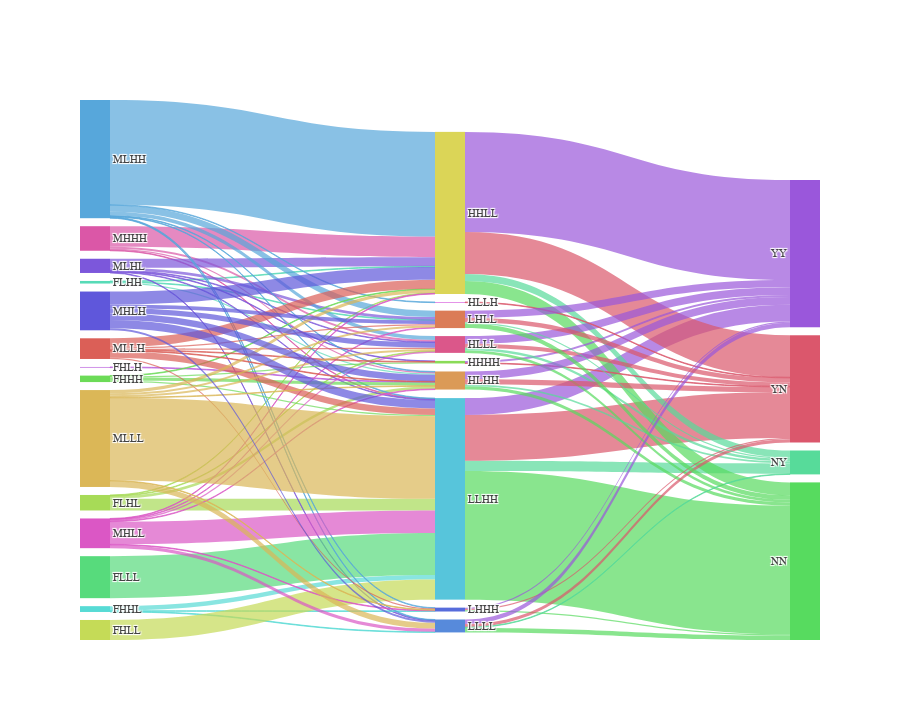

The notebook cell this image was saved under:
### Code cell
#plot sankey diagram in plotly
# fig = dict(data=[data_trace], layout=layout)
# iplot(fig, validate=False)

### Figure 1 — Plotly figure (JSON) as saved in the notebook; plotly's stock layout.template omitted (floating-point values rounded to 4 significant figures)
{"data": [{"domain": {"x": [0, 1], "y": [0, 1]}, "link": {"color": ["rgba(87,219,183,0.7)", "rgba(87,219,183,0.7)", "rgba(87,219,183,0.7)", "rgba(219,87,167,0.7)", "rgba(219,87,167,0.7)", "rgba(219,87,167,0.7)", "rgba(219,87,167,0.7)", "rgba(167,219,87,0.7)", "rgba(167,219,87,0.7)", "rgba(167,219,87,0.7)", "rgba(167,219,87,0.7)", "rgba(124,87,219,0.7)", "rgba(124,87,219,0.7)", "rgba(124,87,219,0.7)", "rgba(124,87,219,0.7)", "rgba(124,87,219,0.7)", "rgba(124,87,219,0.7)", "rgba(87,219,213,0.7)", "rgba(87,219,213,0.7)", "rgba(87,219,213,0.7)", "rgba(197,219,87,0.7)", "rgba(87,219,124,0.7)", "rgba(87,167,219,0.7)", "rgba(87,167,219,0.7)", "rgba(87,167,219,0.7)", "rgba(87,167,219,0.7)", "rgba(87,167,219,0.7)", "rgba(87,167,219,0.7)", "rgba(87,167,219,0.7)", "rgba(87,167,219,0.7)", "rgba(183,87,219,0.7)", "rgba(108,219,87,0.7)", "rgba(108,219,87,0.7)", "rgba(108,219,87,0.7)", "rgba(108,219,87,0.7)", "rgba(219,87,197,0.7)", "rgba(219,87,197,0.7)", "rgba(219,87,197,0.7)", "rgba(219,87,197,0.7)", "rgba(219,87,197,0.7)", "rgba(219,87,197,0.7)", "rgba(219,87,197,0.7)", "rgba(219,95,87,0.7)", "rgba(219,95,87,0.7)", "rgba(219,95,87,0.7)", "rgba(219,95,87,0.7)", "rgba(219,95,87,0.7)", "rgba(219,95,87,0.7)", "rgba(219,95,87,0.7)", "rgba(219,183,87,0.7)", "rgba(219,183,87,0.7)", "rgba(219,183,87,0.7)", "rgba(219,183,87,0.7)", "rgba(219,183,87,0.7)", "rgba(219,183,87,0.7)", "rgba(219,183,87,0.7)", "rgba(95,87,219,0.7)", "rgba(95,87,219,0.7)", "rgba(95,87,219,0.7)", "rgba(95,87,219,0.7)", "rgba(95,87,219,0.7)", "rgba(95,87,219,0.7)", "rgba(87,219,154,0.7)", "rgba(87,219,95,0.7)", "rgba(219,87,108,0.7)", "rgba(154,87,219,0.7)", "rgba(87,219,95,0.7)", "rgba(154,87,219,0.7)", "rgba(219,87,108,0.7)", "rgba(87,219,154,0.7)", "rgba(219,87,108,0.7)", "rgba(154,87,219,0.7)", "rgba(154,87,219,0.7)", "rgba(87,219,95,0.7)", "rgba(219,87,108,0.7)", "rgba(87,219,154,0.7)", "rgba(219,87,108,0.7)", "rgba(154,87,219,0.7)", "rgba(219,87,108,0.7)", "rgba(87,219,95,0.7)", "rgba(154,87,219,0.7)", "rgba(219,87,108,0.7)", "rgba(87,219,95,0.7)", "rgba(87,219,154,0.7)", "rgba(154,87,219,0.7)", "rgba(219,87,108,0.7)", "rgba(87,219,95,0.7)", "rgba(87,219,154,0.7)", "rgba(87,219,95,0.7)", "rgba(219,87,108,0.7)", "rgba(154,87,219,0.7)", "rgba(87,219,154,0.7)"], "source": ["0", "0", "0", "1", "1", "1", "1", "2", "2", "2", "2", "3", "3", "3", "3", "3", "3", "4", "4", "4", "5", "6", "7", "7", "7", "7", "7", "7", "7", "7", "8", "9", "9", "9", "9", "10", "10", "10", "10", "10", "10", "10", "11", "11", "11", "11", "11", "11", "11", "12", "12", "12", "12", "12", "12", "12", "13", "13", "13", "13", "13", "13", "14", "14", "14", "14", "15", "15", "15", "15", "16", "16", "17", "17", "17", "17", "18", "19", "19", "19", "20", "20", "20", "20", "21", "21", "21", "21", "22", "22", "22", "22"], "target": ["22", "20", "15", "20", "15", "14", "17", "14", "17", "20", "15", "14", "15", "21", "22", "16", "17", "14", "21", "19", "14", "14", "15", "20", "14", "17", "22", "19", "21", "18", "20", "20", "14", "16", "15", "14", "21", "19", "22", "15", "20", "17", "14", "19", "15", "22", "17", "20", "16", "14", "15", "19", "21", "22", "17", "20", "20", "14", "17", "15", "22", "21", "23", "26", "25", "24", "26", "24", "25", "23", "25", "24", "24", "26", "25", "23", "25", "24", "25", "26", "24", "25", "26", "23", "24", "25", "26", "23", "26", "25", "24", "23"], "value": ["1", "2", "1", "2", "32", "1", "3", "18", "1", "4", "1", "1", "14", "1", "4", "1", "1", "7", "1", "1", "31", "65", "162", "1", "1", "6", "10", "1", "1", "1", "1", "5", "2", "2", "1", "35", "5", "1", "1", "1", "1", "2", "10", "2", "14", "2", "2", "1", "1", "128", "5", "1", "9", "3", "3", "1", "10", "13", "8", "20", "6", "3", "16", "199", "71", "26", "20", "155", "65", "11", "1", "3", "12", "4", "6", "4", "1", "2", "2", "2", "12", "8", "5", "3", "7", "5", "7", "1", "7", "7", "11", "2"]}, "node": {"color": ["#57dbb7", "#db57a7", "#a7db57", "#7c57db", "#57dbd5", "#c5db57", "#57db7c", "#57a7db", "#b757db", "#6cdb57", "#db57c5", "#db5f57", "#dbb757", "#5f57db", "#57c5db", "#dbd557", "#8adb57", "#db578a", "#d557db", "#576cdb", "#db9a57", "#578adb", "#db7c57", "#57db9a", "#9a57db", "#db576c", "#57db5f"], "label": ["FLHH", "MHHH", "FLHL", "MLHL", "FHHL", "FHLL", "FLLL", "MLHH", "FHLH", "FHHH", "MHLL", "MLLH", "MLLL", "MHLH", "LLHH", "HHLL", "HHHH", "HLLL", "HLLH", "LHHH", "HLHH", "LLLL", "LHLL", "NY", "YY", "YN", "NN"], "line": {"color": "black", "width": 0}, "pad": 8, "thickness": 30}, "orientation": "h", "type": "sankey", "valueformat": ".0f"}], "layout": {"font": {"family": "Times New Roman", "size": 11}, "height": 720}}
